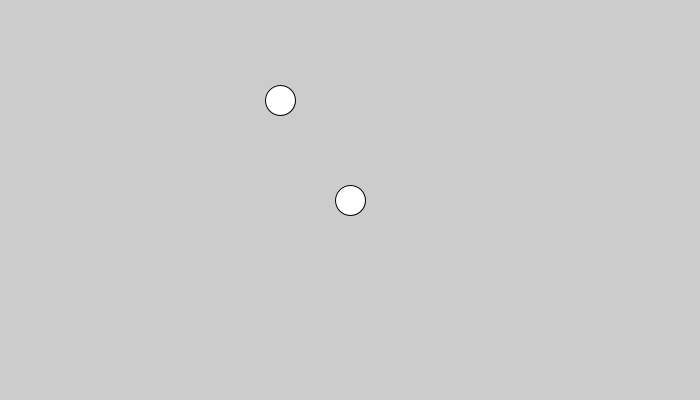
Frame 1 (no input)
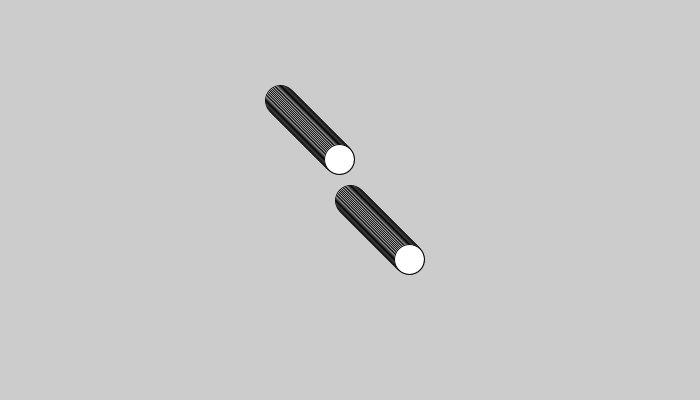
Frame 60 (the mouse pressed at the canvas centre just before this capture)
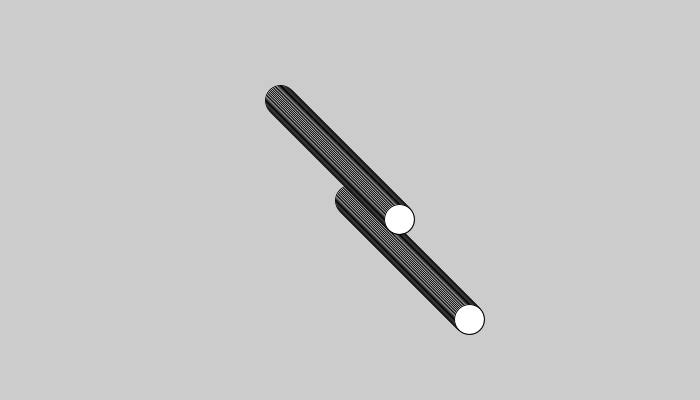
Frame 120 (the mouse held since frame 60 and released just before this capture)

The Processing sketch that drew these frames (run headless with seeded random() and noise(); from frame 60 on, the mouse is pressed at the canvas centre):

// Processing sketch: PV011Palline
// ── PV011Palline.pde
// Esempio intermedio per mostrare la necessita' dell'uso degli array,
// in caso si vogliano gestire molti dati

final int diam = 30;
final int nPalline = 1;
int deltaX = 1;
int deltaY = 1;
int x1, y1, x2, y2;

void setup()
{
  size(700, 400);

  x1 = width/2;
  y1 = height/2;
  x2 = width/2 - 70;
  y2 = height/2 - 100;
}

void draw()
{
  ellipse(x1, y1, diam, diam);
  ellipse(x2, y2, diam, diam);
  aggiornaPos();
}

void aggiornaPos()
{
  x1 += deltaX;
  y1 += deltaY;
  x2 += deltaX; // stesso deltaX e deltaY, per entrambe le palline: stesso andamento
  y2 += deltaY;
}
